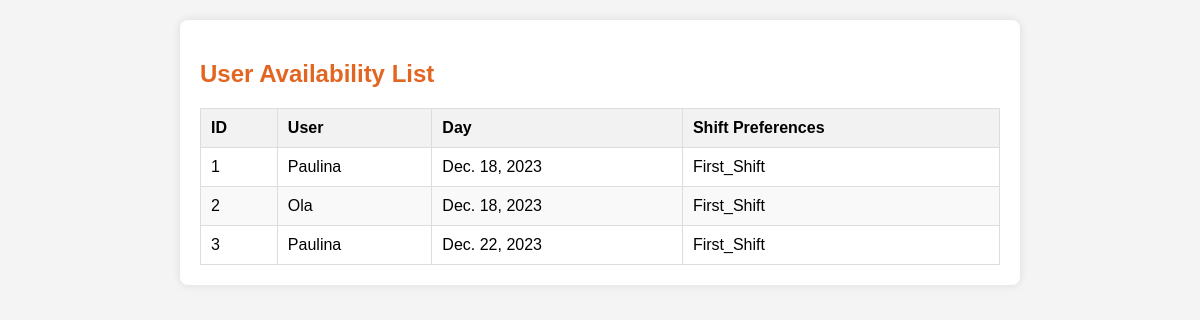
The app's page /availability_list (signed in), older data.
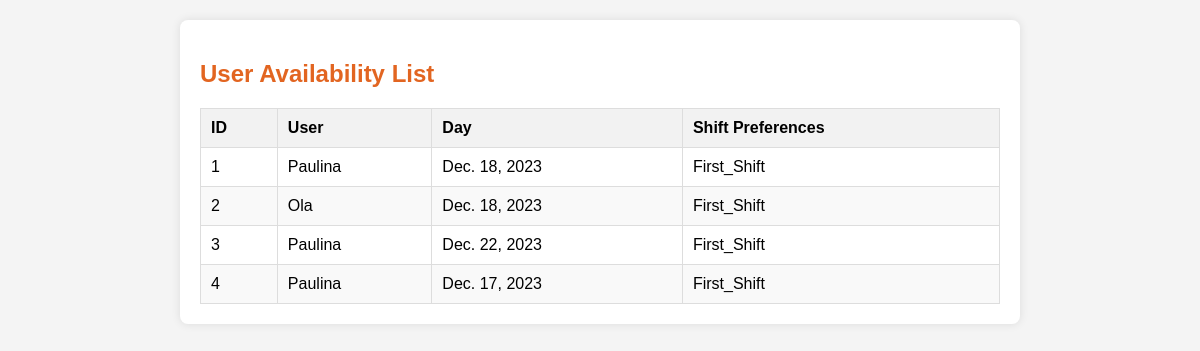
The same page, newer data.
### viewer/models.py (models this page shows, shortened)
class UserAvailability(models.Model):
    user_availability_id = models.AutoField(primary_key=True)
    user_id = models.ForeignKey(User, on_delete=models.CASCADE)
    day = models.DateField(blank=True)
    shift_preferences = models.CharField(max_length=20, choices=SHIFT_CHOICES)

### viewer/views.py (the view)
# urls.py: path('availability_list', views.availability_list, name='availability_list'),
def availability_list(request):
    if request.user.is_staff:
        user_availabilities = UserAvailability.objects.all()
    else:
        user_availabilities = UserAvailability.objects.filter(user_id=request.user)
    context = {
        'user_availabilities': user_availabilities,
    }
    return render(request, 'schedule/availability_list.html', context)

### viewer/templates/schedule/availability_list.html (shortened to what this page needs)
<!DOCTYPE html>
<html lang="en">
<head>
</head>
<body>
<div class="container">
    <h2>User Availability List</h2>
    {% if user_availabilities %}
        <table class="availability-table">
            <thead>
                <tr>
                    <th onclick="sortTable(0)">ID</th>
                    <th onclick="sortTable(1)">User</th>
                    <th onclick="sortTable(2)">Day</th>
                    <th onclick="sortTable(3)">Shift Preferences</th>
                </tr>
            </thead>
            <tbody>
                {% for availability in user_availabilities %}
                    <tr>
                        <td>{{ availability.user_availability_id }}</td>
                        <td>{{ availability.user_id.username }}</td>
                        <td>{{ availability.day }}</td>
                        <td>{{ availability.shift_preferences }}</td>
                    </tr>
                {% endfor %}
            </tbody>
        </table>
    {% else %}
        <p>No availabilities found.</p>
    {% endif %}
</div>
</body>
</html>

Row changes from the older to the newer data that the page shows:
added UserAvailability: user_availability_id "4", user_id.username "Paulina", day "Dec. 17, 2023", shift_preferences "First_Shift"
